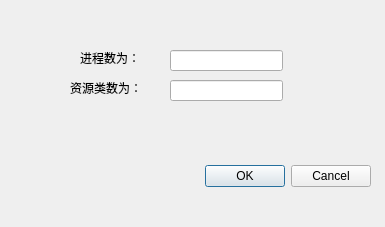
<?xml version="1.0" encoding="UTF-8"?>
<ui version="4.0">
 <class>InputNM</class>
 <widget class="QDialog" name="InputNM">
  <property name="geometry">
   <rect>
    <x>0</x>
    <y>0</y>
    <width>385</width>
    <height>227</height>
   </rect>
  </property>
  <property name="windowTitle">
   <string>Dialog</string>
  </property>
  <widget class="QDialogButtonBox" name="buttonBox">
   <property name="geometry">
    <rect>
     <x>30</x>
     <y>160</y>
     <width>341</width>
     <height>32</height>
    </rect>
   </property>
   <property name="orientation">
    <enum>Qt::Horizontal</enum>
   </property>
   <property name="standardButtons">
    <set>QDialogButtonBox::Cancel|QDialogButtonBox::Ok</set>
   </property>
  </widget>
  <widget class="QLineEdit" name="input_n">
   <property name="geometry">
    <rect>
     <x>170</x>
     <y>50</y>
     <width>113</width>
     <height>21</height>
    </rect>
   </property>
  </widget>
  <widget class="QLineEdit" name="input_m">
   <property name="geometry">
    <rect>
     <x>170</x>
     <y>80</y>
     <width>113</width>
     <height>21</height>
    </rect>
   </property>
  </widget>
  <widget class="QLabel" name="label_2">
   <property name="geometry">
    <rect>
     <x>70</x>
     <y>80</y>
     <width>91</width>
     <height>16</height>
    </rect>
   </property>
   <property name="text">
    <string>资源类数为：</string>
   </property>
  </widget>
  <widget class="QLabel" name="label">
   <property name="geometry">
    <rect>
     <x>80</x>
     <y>50</y>
     <width>72</width>
     <height>15</height>
    </rect>
   </property>
   <property name="text">
    <string>进程数为：</string>
   </property>
  </widget>
 </widget>
 <resources/>
 <connections>
  <connection>
   <sender>buttonBox</sender>
   <signal>accepted()</signal>
   <receiver>InputNM</receiver>
   <slot>accept()</slot>
   <hints>
    <hint type="sourcelabel">
     <x>248</x>
     <y>254</y>
    </hint>
    <hint type="destinationlabel">
     <x>157</x>
     <y>274</y>
    </hint>
   </hints>
  </connection>
  <connection>
   <sender>buttonBox</sender>
   <signal>rejected()</signal>
   <receiver>InputNM</receiver>
   <slot>reject()</slot>
   <hints>
    <hint type="sourcelabel">
     <x>316</x>
     <y>260</y>
    </hint>
    <hint type="destinationlabel">
     <x>286</x>
     <y>274</y>
    </hint>
   </hints>
  </connection>
 </connections>
</ui>
